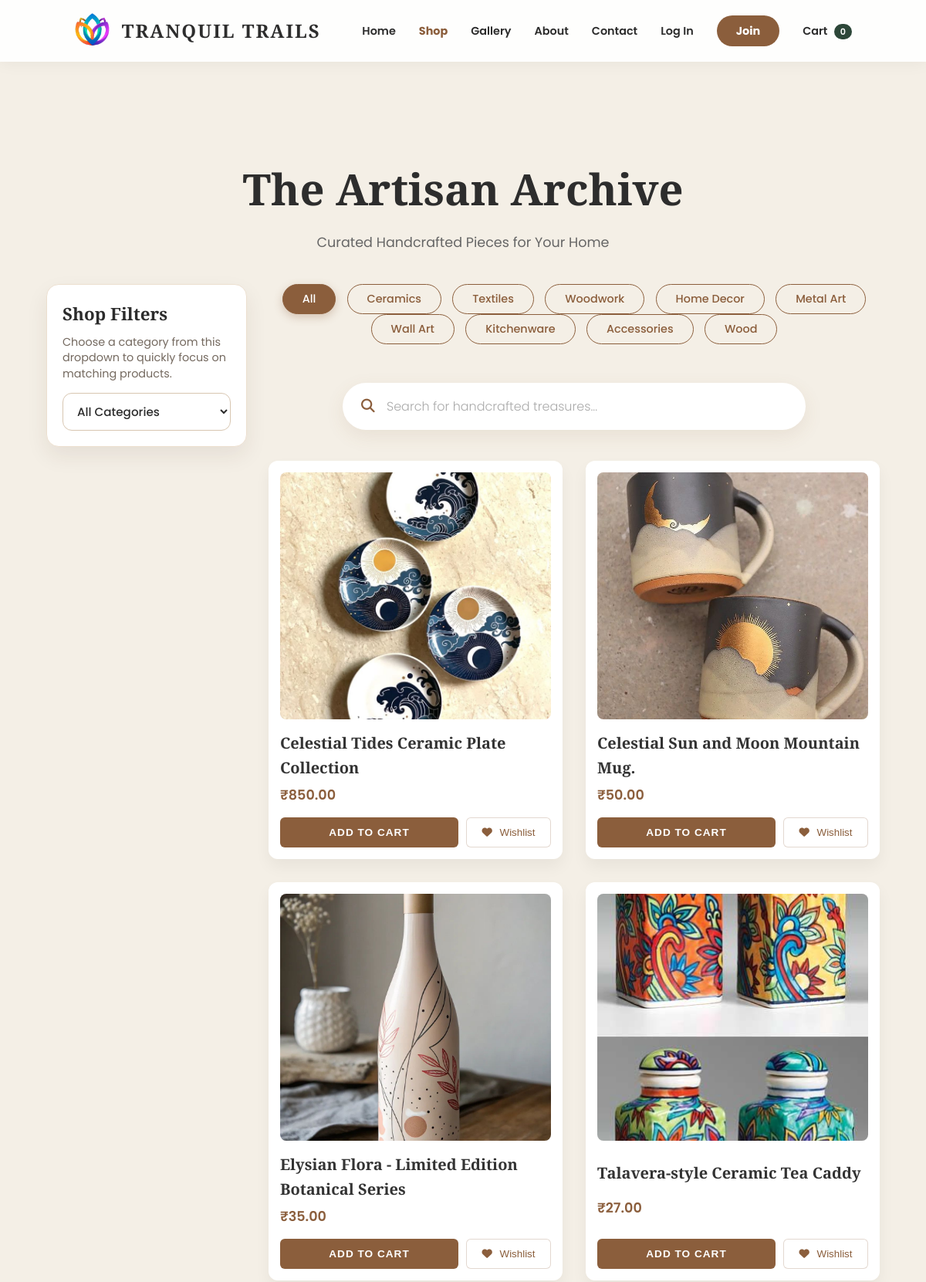
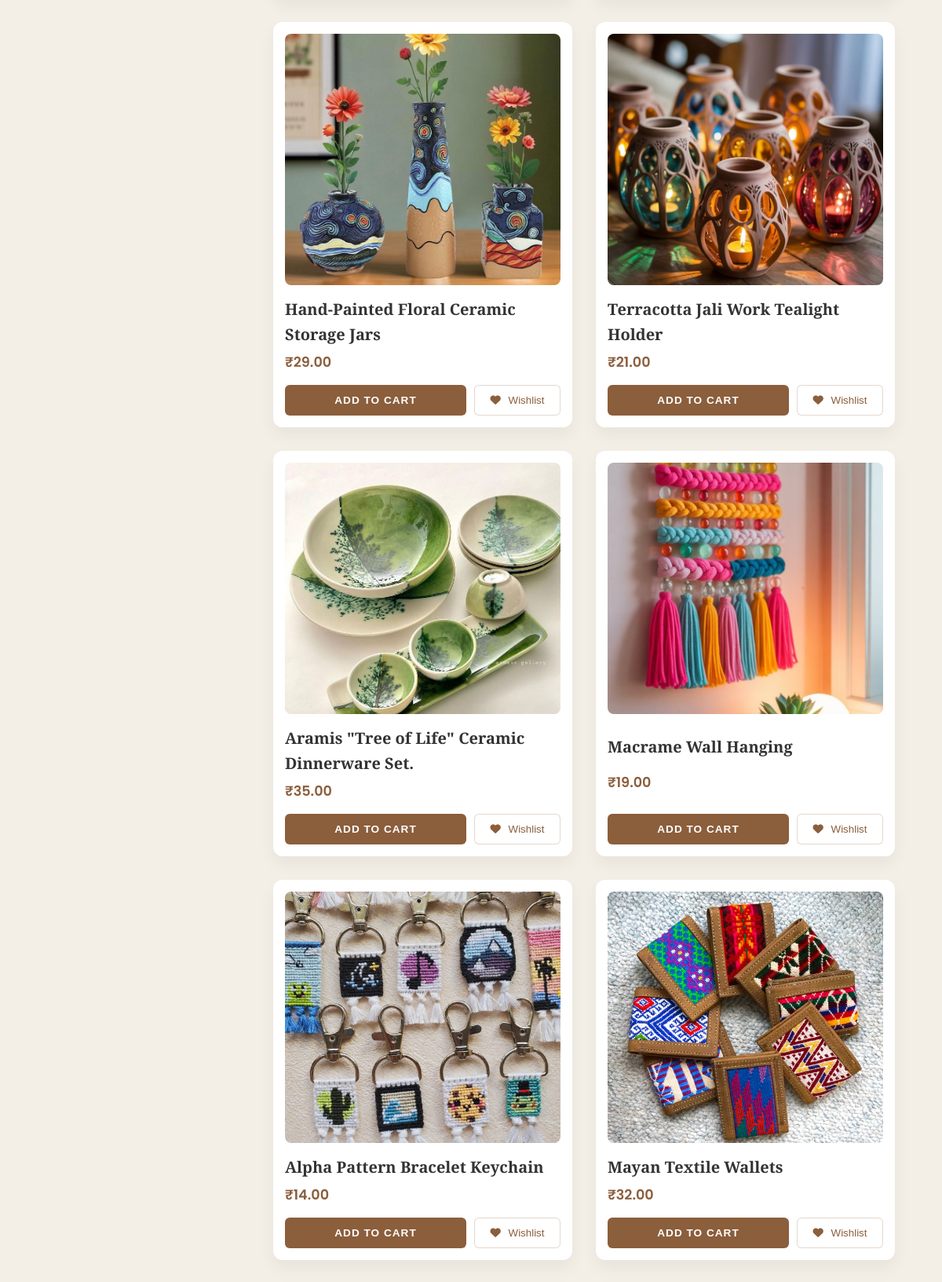
The app's page /shop/ (upper part) with its own data (2 pictures, top to bottom).
### core/models.py (models this page shows, shortened)
class SiteSetting(models.Model):
    store_name = models.CharField(max_length=100, default="Tranquil Trails")
    admin_email = models.EmailField(default="admin@tranquiltrails.com")
    contact_phone = models.CharField(max_length=20, default="+1 234 567 890")
    currency = models.CharField(max_length=10, default="USD")
    tax_rate = models.DecimalField(max_digits=5, decimal_places=2, default=5.00)
    shipping_flat_rate = models.DecimalField(max_digits=6, decimal_places=2, default=15.00)
    maintenance_mode = models.BooleanField(default=False)

class Category(models.Model):
    name = models.CharField(max_length=100)
    slug = models.SlugField(unique=True)
    image = models.ImageField(upload_to='categories/', blank=True, null=True)
    class Meta:
        verbose_name_plural = "Categories"

class Product(models.Model):
    category = models.ForeignKey(Category, related_name='products', on_delete=models.CASCADE)
    name = models.CharField(max_length=200)
    slug = models.SlugField(unique=True)
    image = models.ImageField(upload_to='products/')
    description = models.TextField(blank=True)
    price = models.DecimalField(max_digits=10, decimal_places=2)
    stock = models.PositiveIntegerField(default=0)
    available = models.BooleanField(default=True)
    created_at = models.DateTimeField(auto_now_add=True)
    updated_at = models.DateTimeField(auto_now=True)

### core/views.py (the view)
# urls.py: path('shop/', views.shop, name='shop'),
def shop(request):
    products = Product.objects.filter(available=True)
    categories = Category.objects.all()
    return render(request, 'shop.html', {
        'products': products,
        'categories': categories
    })

### core/context_processors.py (called while the page is built)
def site_settings(request):
    settings_obj, _ = SiteSetting.objects.get_or_create(id=1)
    return {'site_settings': settings_obj}

### core/templates/shop.html (shortened to what this page needs)
{% load static %}
<!DOCTYPE html>
<html lang="en">
<head>
    <link rel="stylesheet" href="https://cdnjs.cloudflare.com/ajax/libs/font-awesome/6.4.0/css/all.min.css">
    <link rel="stylesheet" href="{% static 'styles.css' %}">
</head>
<body>
    {% include 'partials/site_nav.html' %}
    <section class="shop-container">
        <div class="shop-header">
            <h1>The Artisan Archive</h1>
            <p>Curated Handcrafted Pieces for Your Home</p>
        </div>
        <div class="shop-stage">
            <aside class="shop-filter-panel">
                <h3>Shop Filters</h3>
                <p>Choose a category from this dropdown to quickly focus on matching products.</p>
                <select id="shopCategoryDropdown" class="shop-category-dropdown" aria-label="Filter products by category">
                    <option value="all">All Categories</option>
                </select>
            </aside>
            <div class="shop-main-content">
        <div class="category-filters">
            <button class="filter-btn active" data-category="all" onclick="filterProducts('all', this)">All</button>
            {% for category in categories %}
            <button class="filter-btn" data-category="{{ category.name }}" onclick="filterProducts('{{ category.name|escapejs }}', this)">{{ category.name }}</button>
            {% endfor %}
        </div>
        <div class="search-bar-container">
            <div class="search-wrapper">
                <i class="fas fa-search search-icon"></i>
                <input
                    type="text"
                    id="productSearch"
                    class="search-input"
                    placeholder="Search for handcrafted treasures..."
                    autocomplete="off"
                >
            </div>
        </div>
        <div class="product-grid" id="shopGrid">
            {% for product in products %}
            <div class="product-card" data-category="{{ product.category.name|default:'Other' }}">
                <div class="product-img-box">
                    {% if product.image %}
                        <img src="{{ product.image.url }}" alt="{{ product.name }}">
                    {% else %}
                        <img src="{% static 'placeholder.jpg' %}" alt="No Image">
                    {% endif %}
                </div>
                <a href="{% url 'product_detail' product.id %}" style="text-decoration: none;">
                    <h3>{{ product.name }}</h3>
                </a>
                <p class="price">₹{{ product.price }}</p>
                <div style="display:flex; gap:10px;">
                    <button class="add-btn"
                            data-id="{{ product.id }}"
                            data-name="{{ product.name }}"
                            data-price="{{ product.price }}"
                            data-img="{% if product.image %}{{ product.image.url }}{% endif %}">
                        Add to Cart
                    </button>
                    <button class="wishlist-btn"
                            style="min-width:110px; border-radius:6px;"
                            data-id="{{ product.id }}"
                            data-name="{{ product.name }}"
                            data-price="{{ product.price }}"
                            data-img="{% if product.image %}{{ product.image.url }}{% endif %}">
                        <i class="fas fa-heart"></i>
                        <span class="wishlist-btn-label" style="margin-left:6px;">Wishlist</span>
                    </button>
                </div>
            </div>
            {% empty %}
                <p style="text-align:center; grid-column:1/-1; color:#777;">No products available at the moment.</p>
            {% endfor %}
        </div>
            </div>
        </div>
    </section>
</body>
</html>

### core/templates/partials/site_nav.html (shortened to what this page needs)
{% load static %}
<nav>
    <a href="{% url 'home' %}" class="logo-container">
        <img src="{% static 'Adobe Express - file.png' %}" alt="{{ site_settings.store_name }}" class="logo-img">
        <span class="logo-text">{{ site_settings.store_name|upper }}</span>
    </a>
    <ul class="nav-links" id="navLinks">
        <li><a href="{% url 'home' %}" {% if request.resolver_match.url_name == 'home' %}style="color:#8B5E3C; font-weight:700;"{% endif %}>Home</a></li>
        <li><a href="{% url 'shop' %}" {% if request.resolver_match.url_name == 'shop' %}style="color:#8B5E3C; font-weight:700;"{% endif %}>Shop</a></li>
        <li><a href="{% url 'gallery' %}" {% if request.resolver_match.url_name == 'gallery' %}style="color:#8B5E3C; font-weight:700;"{% endif %}>Gallery</a></li>
        <li><a href="{% url 'about' %}" {% if request.resolver_match.url_name == 'about' %}style="color:#8B5E3C; font-weight:700;"{% endif %}>About</a></li>
        <li><a href="{% url 'contact' %}" {% if request.resolver_match.url_name == 'contact' %}style="color:#8B5E3C; font-weight:700;"{% endif %}>Contact</a></li>
        {% if user.is_authenticated %}
        <li>
            <div class="nav-user-container">
                <img src="https://cdn-icons-png.flaticon.com/512/3135/3135715.png" alt="Profile" class="user-avatar" id="userAvatarBtn">
                <div class="profile-dropdown" id="profileDropdown">
                    <div style="padding: 10px 16px; font-weight: bold; background: #f9f9f9; font-size: 0.8rem; border-bottom: 1px solid #eee;">
                        Hi, {{ user.first_name|default:user.username }}
                    </div>
                    <a href="{% url 'cart' %}">My Cart</a>
                    <a href="{% url 'my_orders' %}">My Orders</a>
                    <a href="{% url 'wishlist' %}">Wishlist <span class="cart-count-pill" data-wishlist-count>0</span></a>
                    <a href="#" onclick="logoutUser(); return false;" class="logout-btn">Logout</a>
                </div>
            </div>
        </li>
        {% else %}
        <li><a href="{% url 'login' %}">Log In</a></li>
        <li><a href="{% url 'signup' %}" style="background: #8B5E3C; color: white; padding: 10px 25px; border-radius: 50px; font-weight: bold;">Join</a></li>
        {% endif %}
        <li id="cartNavItem">
            <a href="#" id="cart-link">Cart <span class="cart-count-pill" id="cart-count">0</span></a>
        </li>
    </ul>
</nav>

### core/static/styles.css (style rules this page uses)
:root { --primary: #8B5E3C; --accent: #2D4739; --bg: #F4EFE6; --white: #ffffff; --text: #2d2d2d; }
* { margin: 0; padding: 0; box-sizing: border-box; }
body { font-family: 'Poppins', sans-serif; background: var(--bg); color: var(--text); line-height: 1.6; overflow-x: hidden; }
nav { display: flex; justify-content: space-between; align-items: center; padding: 15px 8%; background: rgba(255, 255, 255, 0.9); backdrop-filter: blur(10px); position: sticky; top: 0; z-index: 1000; box-shadow: 0 2px 20px rgba(0,0,0,0.05); }
.logo-container { display: flex; align-items: center; text-decoration: none; z-index: 1001; }
.logo-img { height: 50px; width: auto; margin-right: 15px; object-fit: contain; }
.logo-text { font-family: 'Playfair Display', serif; font-size: 1.5rem; font-weight: bold; color: var(--text); letter-spacing: 2px; }
.nav-links { display: flex; list-style: none; gap: 30px; align-items: center; }
.nav-links a { text-decoration: none; color: var(--text); font-size: 0.9rem; font-weight: 600; transition: 0.3s; }
.cart-count-pill { background: var(--accent); color: white; padding: 2px 8px; border-radius: 20px; font-size: 0.7rem; margin-left: 5px; }
.filter-btn { white-space: nowrap; padding: 10px 24px; border-radius: 50px; border: 1px solid #ddd; background: var(--white); color: var(--text); font-size: 0.85rem; font-weight: 500; cursor: pointer; transition: all 0.3s cubic-bezier(0.4, 0, 0.2, 1); }
.filter-btn.active { background: var(--primary); color: var(--white); border-color: var(--primary); box-shadow: 0 4px 12px rgba(139, 94, 60, 0.3); }
.wishlist-btn, .wishlist-toggle, .wishlist-cta { border: 1px solid rgba(139, 94, 60, 0.24); background: rgba(255, 255, 255, 0.92); color: var(--primary); cursor: pointer; transition: 0.3s ease; }

### records on screen
SiteSetting: store_name "TRANQUIL TRAILS"
Category: name "Ceramics"
Category: name "Textiles"
Category: name "Woodwork"
Category: name "Home Decor"
Category: name "Metal Art"
Category: name "Wall Art"
Category: name "Kitchenware"
Category: name "Accessories"
Category: name "Wood"
Product: image (picture), name "Celestial Tides Ceramic Plate Collection", price "850.00"
Product: image (picture), name "Celestial Sun and Moon Mountain Mug.", price "50.00"
Product: image (picture), name "Elysian Flora - Limited Edition Botanical Series", price "35.00"
Product: image (picture), name "Talavera-style Ceramic Tea Caddy", price "27.00"
Product: image (picture), name "Hand-Painted Floral Ceramic Storage Jars", price "29.00"
Product: image (picture), name "Terracotta Jali Work Tealight Holder", price "21.00"
Product: image (picture), name "Aramis \"Tree of Life\" Ceramic Dinnerware Set.", price "35.00"
Product: image (picture), name "Macrame Wall Hanging", price "19.00"
Product: image (picture), name "Alpha Pattern Bracelet Keychain", price "14.00"
Product: image (picture), name "Mayan Textile Wallets", price "32.00"
